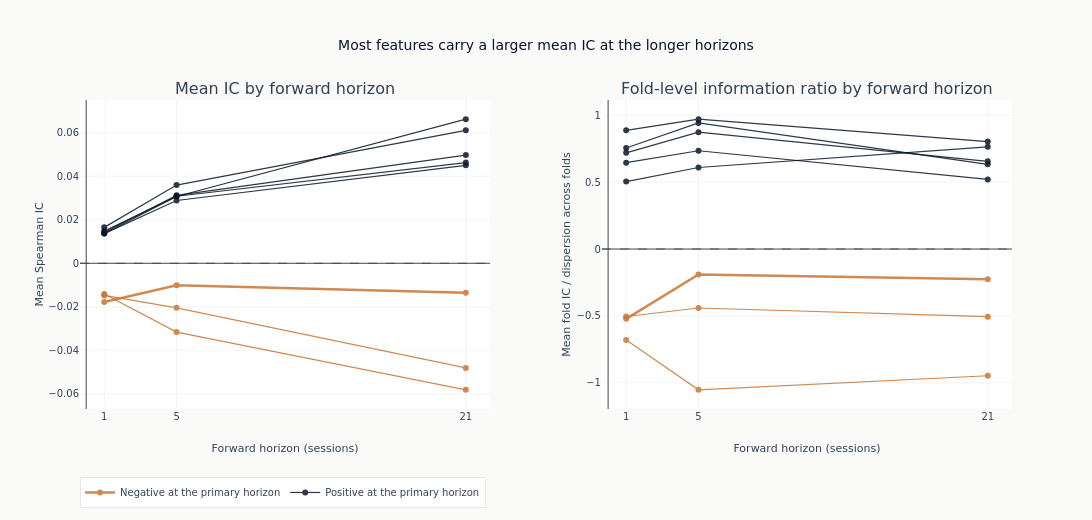

Notebook code for this chart:
### Code cell
fig = make_subplots(
    rows=1,
    cols=2,
    subplot_titles=(
        "Mean IC by forward horizon",
        "Fold-level information ratio by forward horizon",
    ),
    horizontal_spacing=0.12,
)
shown_direction = set()
for feature in leaders:
    profile = horizon_ic.filter(pl.col("feature") == feature).sort("horizon")
    if not len(profile):
        continue
    positive = float(profile["ic_mean"][0]) > 0
    group = "Positive at the primary horizon" if positive else "Negative at the primary horizon"
    style = {
        "color": COLORS["blue"] if positive else COLORS["copper"],
        "width": 2.5 if feature == leader else 1.2,
    }
    for column, column_index in (("ic_mean", 1), ("icir", 2)):
        first = column_index == 1 and group not in shown_direction
        _ = fig.add_trace(
            go.Scatter(
                x=profile["horizon"],
                y=profile[column],
                mode="lines+markers",
                line=style,
                opacity=0.85,
                name=group,
                legendgroup=group,
                showlegend=first,
                hovertext=feature,
            ),
            row=1,
            col=column_index,
        )
    shown_direction.add(group)
_ = fig.add_hline(y=0, line={"color": COLORS["neutral"], "width": 0.8, "dash": "dash"})
fig.update_layout(
    title="Most features carry a larger mean IC at the longer horizons",
    height=520,
    width=1100,
    legend={"orientation": "h", "y": -0.22},
)
horizon_ticks = sorted(LABEL_HORIZONS.values())
for column_index in (1, 2):
    fig.update_xaxes(
        title_text="Forward horizon (sessions)",
        tickmode="array",
        tickvals=horizon_ticks,
        row=1,
        col=column_index,
    )
fig.update_yaxes(title_text="Mean Spearman IC", row=1, col=1)
fig.update_yaxes(title_text="Mean fold IC / dispersion across folds", row=1, col=2)
fig.show()

### Figure 1 — Plotly figure (JSON) as saved in the notebook; plotly's stock layout.template omitted (floating-point values rounded to 4 significant figures)
{"data": [{"hovertext": "accel_63_126", "legendgroup": "Negative at the primary horizon", "line": {"color": "#C87533", "width": 2.5}, "mode": "lines+markers", "name": "Negative at the primary horizon", "opacity": 0.85, "showlegend": true, "type": "scatter", "x": [1, 5, 21], "xaxis": "x", "y": [-0.01783, -0.01007, -0.01354], "yaxis": "y"}, {"hovertext": "accel_63_126", "legendgroup": "Negative at the primary horizon", "line": {"color": "#C87533", "width": 2.5}, "mode": "lines+markers", "name": "Negative at the primary horizon", "opacity": 0.85, "showlegend": false, "type": "scatter", "x": [1, 5, 21], "xaxis": "x2", "y": [-0.5223, -0.1904, -0.2265], "yaxis": "y2"}, {"hovertext": "vol_cc_63d", "legendgroup": "Positive at the primary horizon", "line": {"color": "#0a1628", "width": 1.2}, "mode": "lines+markers", "name": "Positive at the primary horizon", "opacity": 0.85, "showlegend": true, "type": "scatter", "x": [1, 5, 21], "xaxis": "x", "y": [0.0165, 0.03593, 0.06108], "yaxis": "y"}, {"hovertext": "vol_cc_63d", "legendgroup": "Positive at the primary horizon", "line": {"color": "#0a1628", "width": 1.2}, "mode": "lines+markers", "name": "Positive at the primary horizon", "opacity": 0.85, "showlegend": false, "type": "scatter", "x": [1, 5, 21], "xaxis": "x2", "y": [0.8876, 0.9709, 0.8033], "yaxis": "y2"}, {"hovertext": "zscore_63d", "legendgroup": "Negative at the primary horizon", "line": {"color": "#C87533", "width": 1.2}, "mode": "lines+markers", "name": "Negative at the primary horizon", "opacity": 0.85, "showlegend": false, "type": "scatter", "x": [1, 5, 21], "xaxis": "x", "y": [-0.01478, -0.02048, -0.04809], "yaxis": "y"}, {"hovertext": "zscore_63d", "legendgroup": "Negative at the primary horizon", "line": {"color": "#C87533", "width": 1.2}, "mode": "lines+markers", "name": "Negative at the primary horizon", "opacity": 0.85, "showlegend": false, "type": "scatter", "x": [1, 5, 21], "xaxis": "x2", "y": [-0.5046, -0.4409, -0.506], "yaxis": "y2"}, {"hovertext": "vol_gk_126d", "legendgroup": "Positive at the primary horizon", "line": {"color": "#0a1628", "width": 1.2}, "mode": "lines+markers", "name": "Positive at the primary horizon", "opacity": 0.85, "showlegend": false, "type": "scatter", "x": [1, 5, 21], "xaxis": "x", "y": [0.01477, 0.0308, 0.04628], "yaxis": "y"}, {"hovertext": "vol_gk_126d", "legendgroup": "Positive at the primary horizon", "line": {"color": "#0a1628", "width": 1.2}, "mode": "lines+markers", "name": "Positive at the primary horizon", "opacity": 0.85, "showlegend": false, "type": "scatter", "x": [1, 5, 21], "xaxis": "x2", "y": [0.7555, 0.943, 0.6334], "yaxis": "y2"}, {"hovertext": "avg_range_63d", "legendgroup": "Positive at the primary horizon", "line": {"color": "#0a1628", "width": 1.2}, "mode": "lines+markers", "name": "Positive at the primary horizon", "opacity": 0.85, "showlegend": false, "type": "scatter", "x": [1, 5, 21], "xaxis": "x", "y": [0.01417, 0.03121, 0.04969], "yaxis": "y"}, {"hovertext": "avg_range_63d", "legendgroup": "Positive at the primary horizon", "line": {"color": "#0a1628", "width": 1.2}, "mode": "lines+markers", "name": "Positive at the primary horizon", "opacity": 0.85, "showlegend": false, "type": "scatter", "x": [1, 5, 21], "xaxis": "x2", "y": [0.7195, 0.8739, 0.656], "yaxis": "y2"}, {"hovertext": "max_dd_63d", "legendgroup": "Negative at the primary horizon", "line": {"color": "#C87533", "width": 1.2}, "mode": "lines+markers", "name": "Negative at the primary horizon", "opacity": 0.85, "showlegend": false, "type": "scatter", "x": [1, 5, 21], "xaxis": "x", "y": [-0.01413, -0.03163, -0.05813], "yaxis": "y"}, {"hovertext": "max_dd_63d", "legendgroup": "Negative at the primary horizon", "line": {"color": "#C87533", "width": 1.2}, "mode": "lines+markers", "name": "Negative at the primary horizon", "opacity": 0.85, "showlegend": false, "type": "scatter", "x": [1, 5, 21], "xaxis": "x2", "y": [-0.6796, -1.053, -0.9479], "yaxis": "y2"}, {"hovertext": "accel_21_63", "legendgroup": "Positive at the primary horizon", "line": {"color": "#0a1628", "width": 1.2}, "mode": "lines+markers", "name": "Positive at the primary horizon", "opacity": 0.85, "showlegend": false, "type": "scatter", "x": [1, 5, 21], "xaxis": "x", "y": [0.01371, 0.0307, 0.06619], "yaxis": "y"}, {"hovertext": "accel_21_63", "legendgroup": "Positive at the primary horizon", "line": {"color": "#0a1628", "width": 1.2}, "mode": "lines+markers", "name": "Positive at the primary horizon", "opacity": 0.85, "showlegend": false, "type": "scatter", "x": [1, 5, 21], "xaxis": "x2", "y": [0.5045, 0.6097, 0.7646], "yaxis": "y2"}, {"hovertext": "vol_gk_21d", "legendgroup": "Positive at the primary horizon", "line": {"color": "#0a1628", "width": 1.2}, "mode": "lines+markers", "name": "Positive at the primary horizon", "opacity": 0.85, "showlegend": false, "type": "scatter", "x": [1, 5, 21], "xaxis": "x", "y": [0.01364, 0.02884, 0.04498], "yaxis": "y"}, {"hovertext": "vol_gk_21d", "legendgroup": "Positive at the primary horizon", "line": {"color": "#0a1628", "width": 1.2}, "mode": "lines+markers", "name": "Positive at the primary horizon", "opacity": 0.85, "showlegend": false, "type": "scatter", "x": [1, 5, 21], "xaxis": "x2", "y": [0.6454, 0.7348, 0.5204], "yaxis": "y2"}], "layout": {"annotations": [{"font": {"size": 16}, "showarrow": false, "text": "Mean IC by forward horizon", "x": 0.22, "xanchor": "center", "xref": "paper", "y": 1.0, "yanchor": "bottom", "yref": "paper"}, {"font": {"size": 16}, "showarrow": false, "text": "Fold-level information ratio by forward horizon", "x": 0.78, "xanchor": "center", "xref": "paper", "y": 1.0, "yanchor": "bottom", "yref": "paper"}], "height": 520, "legend": {"orientation": "h", "y": -0.22}, "shapes": [{"line": {"color": "#334155", "dash": "dash", "width": 0.8}, "type": "line", "x0": 0, "x1": 1, "xref": "x domain", "y0": 0, "y1": 0, "yref": "y"}, {"line": {"color": "#334155", "dash": "dash", "width": 0.8}, "type": "line", "x0": 0, "x1": 1, "xref": "x2 domain", "y0": 0, "y1": 0, "yref": "y2"}], "title": {"text": "Most features carry a larger mean IC at the longer horizons"}, "width": 1100, "xaxis": {"anchor": "y", "domain": [0.0, 0.44], "tickmode": "array", "tickvals": [1, 5, 21], "title": {"text": "Forward horizon (sessions)"}}, "xaxis2": {"anchor": "y2", "domain": [0.56, 1.0], "tickmode": "array", "tickvals": [1, 5, 21], "title": {"text": "Forward horizon (sessions)"}}, "yaxis": {"anchor": "x", "domain": [0.0, 1.0], "title": {"text": "Mean Spearman IC"}}, "yaxis2": {"anchor": "x2", "domain": [0.0, 1.0], "title": {"text": "Mean fold IC / dispersion across folds"}}}}
